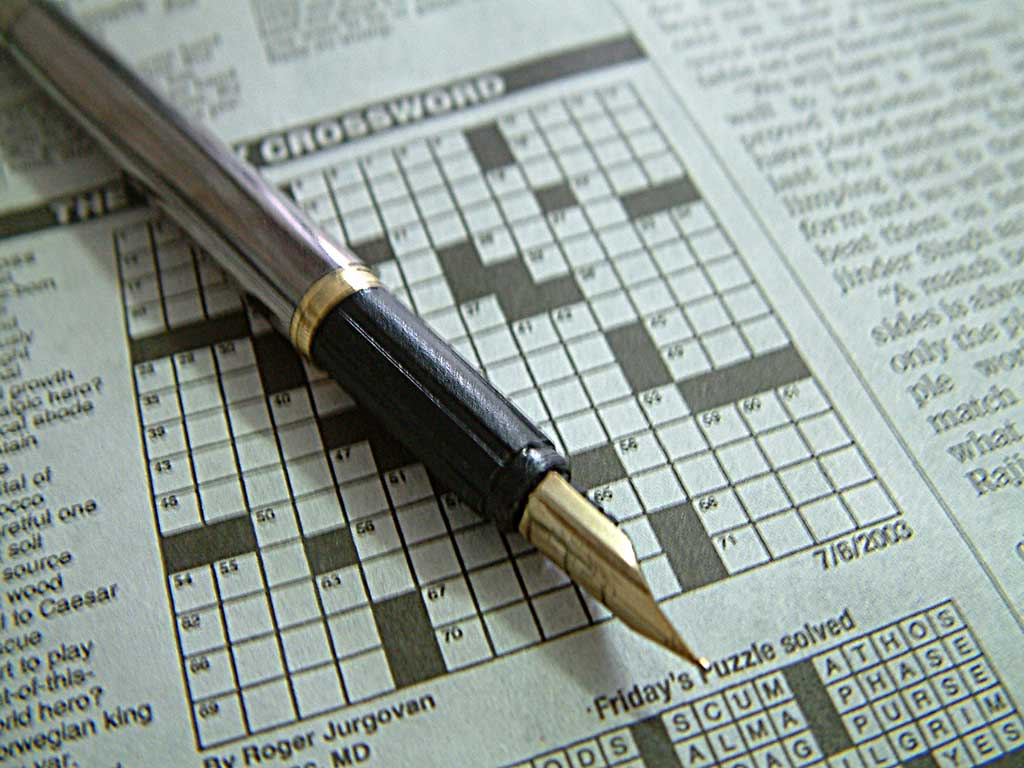
#> input picture cv2tutorial/extra/images/adaptive.png, 1024 x 768 px, found by its file name; its folder holds only this picture in this run
$ python edge_detection.py ../extra/images/adaptive.png   (older library calls are emulated)
#> lines starting #> are read from the running program, lines starting #| are printed output that depends on the picture
### cv2tutorial/util.py
import os.path

import cv2

def fetch_image(image_name, flags=-1):
    """Return an image from the images directory."""
#> called with image_name = '../extra/images/adaptive.png', flags = -1
    path = os.path.realpath(__file__)
    dirname = os.path.dirname(path)
    image_path = os.path.join(dirname, 'extra', 'images', image_name)
    image = cv2.imread(image_path, flags)
#> image is the input picture: shape (768, 1024, 3); mean B, G, R 150.7, 157.3, 147
    return image

### cv2tutorial/displayer.py
from matplotlib import pyplot as plt

class Displayer(object):
    """"Display a group of images."""

    def __init__(self):
        self.images = []
        self.titles = []

    def add_image(self, image, title):
        self.images.append(image)
        self.titles.append(title)

    def display(self, cmap=None):
        for i in range(len(self.images)):
            plt.subplot(1, len(self.images), i)
            plt.imshow(self.images[i], cmap)
            plt.title(self.titles[i])

        plt.show()

### cv2tutorial/image_processing/edge_detection.py
import cv2
import numpy as np
import sys

from cv2tutorial.util import fetch_image
from cv2tutorial.displayer import Displayer

def main():
    displayer = Displayer()

    orig = cv2.cvtColor(fetch_image(sys.argv[1]), cv2.COLOR_BGR2GRAY)

    displayer.add_image(orig, 'Original')


    img = cv2.bilateralFilter(np.float32(orig), 9, 75, 75)


    x_kernel = np.array([[-1, 0, 1],
                         [-2, 0, 2],
                         [-1, 0, 1]])

    y_kernel = np.array([[ 1,  2,  1],
                         [ 0,  0,  0],
                         [-1, -2, -1]])
    """
    x_kernel = np.array([[3, 10, 3],
                         [0, 0, 0],
                         [-3, -10, -3]])

    y_kernel = np.array([[ -3,  -0,  3],
                         [ -10,  0,  10],
                         [ -3, -0, 3]])
    """

    """
    y_kernel = x_kernel = np.array([[ 0.5, 1, 0.5],
                                    [ 1, -6, 1],
                                    [ 0.5, 1, 0.5]])
    """

    x_gradient = cv2.filter2D(img, -1, x_kernel)
    abs_x = np.absolute(x_gradient)
    x_grad_u8 = np.uint8(abs_x)
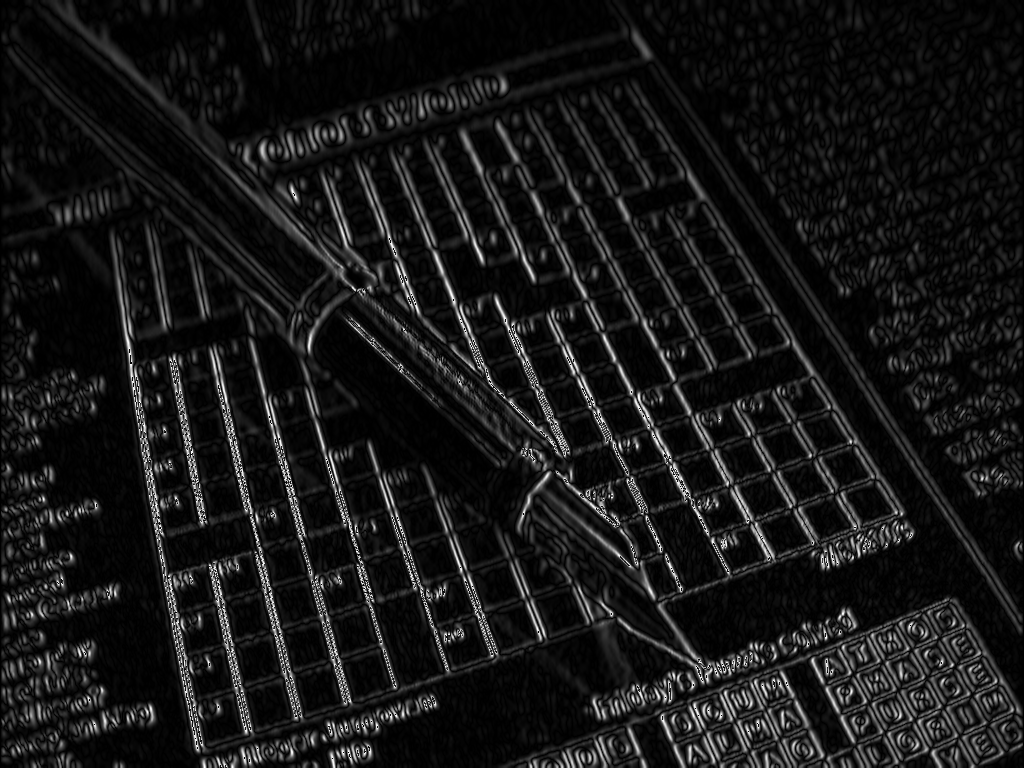
#> x_grad_u8: shape (768, 1024); min 0, max 255, mean 23
    displayer.add_image(x_grad_u8, 'manual x gradient')

    y_gradient = cv2.filter2D(img, -1, y_kernel)
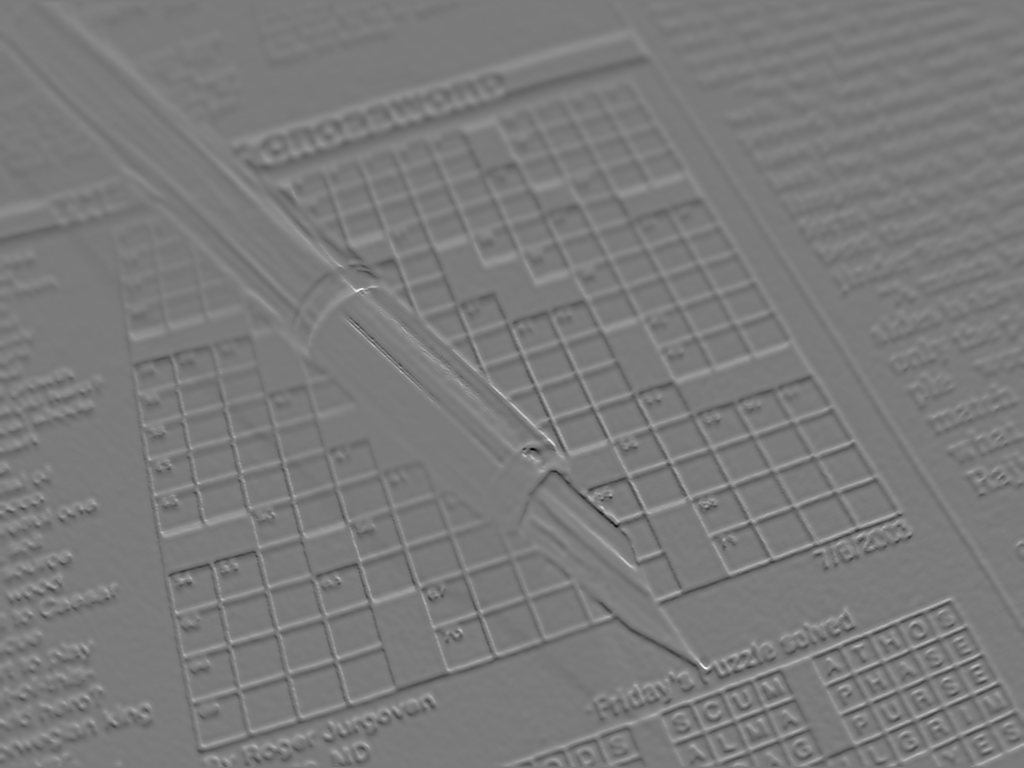
#> y_gradient: shape (768, 1024) float32; min -564.6, max 609.1, mean 0.5; drawn with min black and max white
    abs_y = np.absolute(y_gradient)
    y_grad_u8 = np.uint8(abs_y)
    displayer.add_image(y_grad_u8, 'manual y gradient')


    magnitude = cv2.magnitude(abs_x, abs_y)
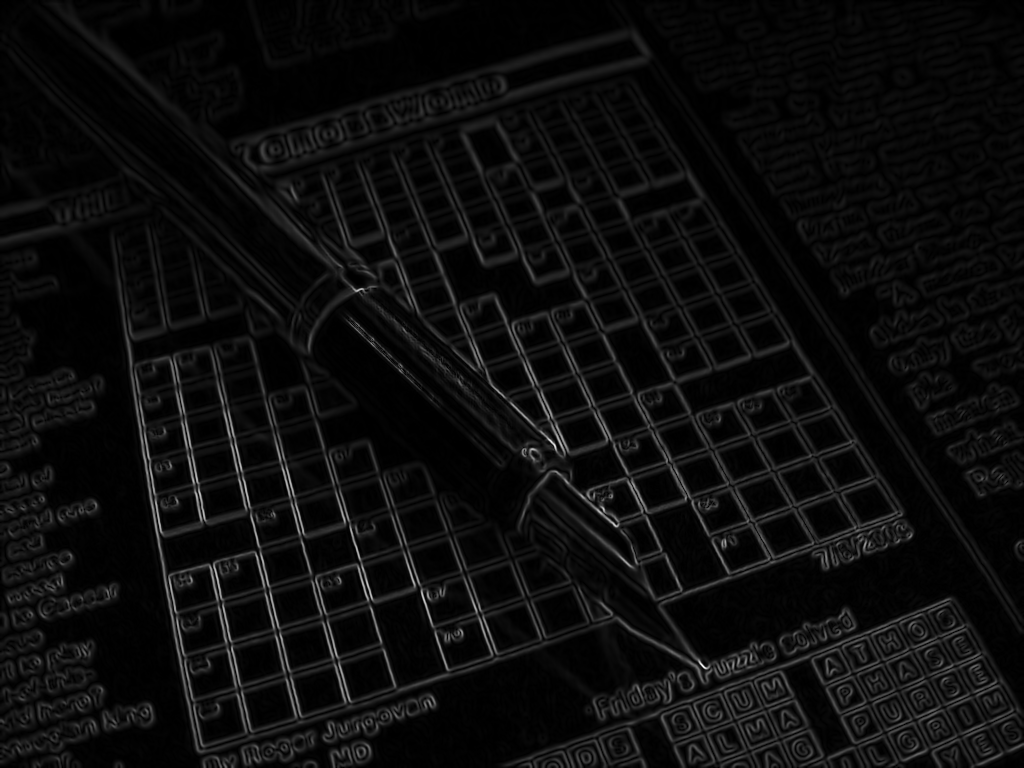
#> magnitude: shape (768, 1024) float32; min 7.63e-06, max 775.2, mean 39.9; drawn with min black and max white
    magnitude_u8 = np.uint8(magnitude)
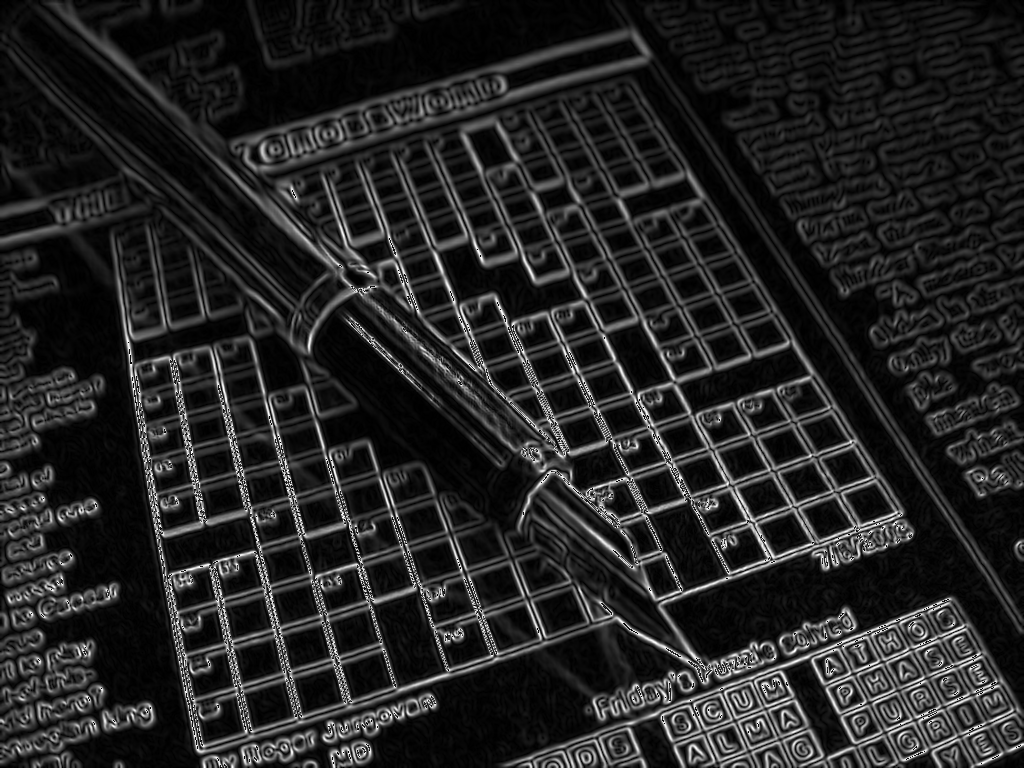
#> magnitude_u8: shape (768, 1024); min 0, max 255, mean 36.5
    displayer.add_image(magnitude_u8, 'magnitude')
    """
    lap = cv2.Laplacian(orig, -1, cv2.CV_64F)
    displayer.add_image(np.uint8(lap), 'laplacian')
    """
    canny = cv2.Canny(orig, 100, 200)
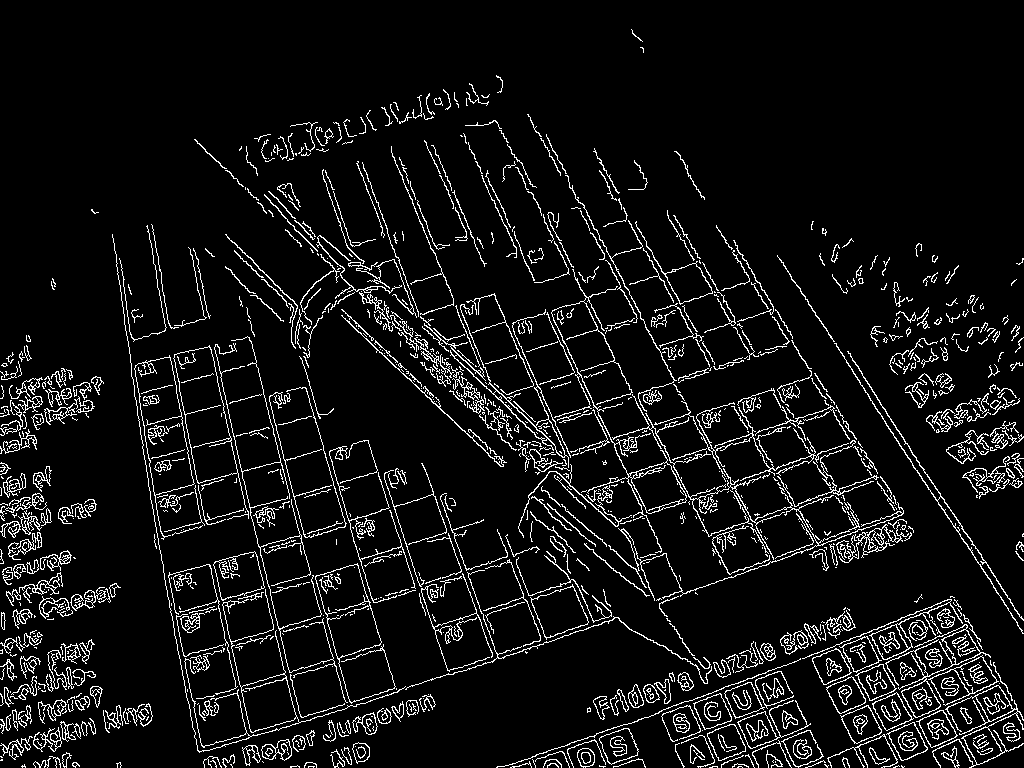
#> canny: shape (768, 1024); 7.4% white in thin lines or dots
    displayer.add_image(np.uint8(canny), 'Canny')

    displayer.display(cmap='gray')
#> the loop in display, `for i in range(len(self.images)):` made 1 pass

if __name__ == '__main__':
#> (the run stopped early here; a loop or call above may not have finished)
